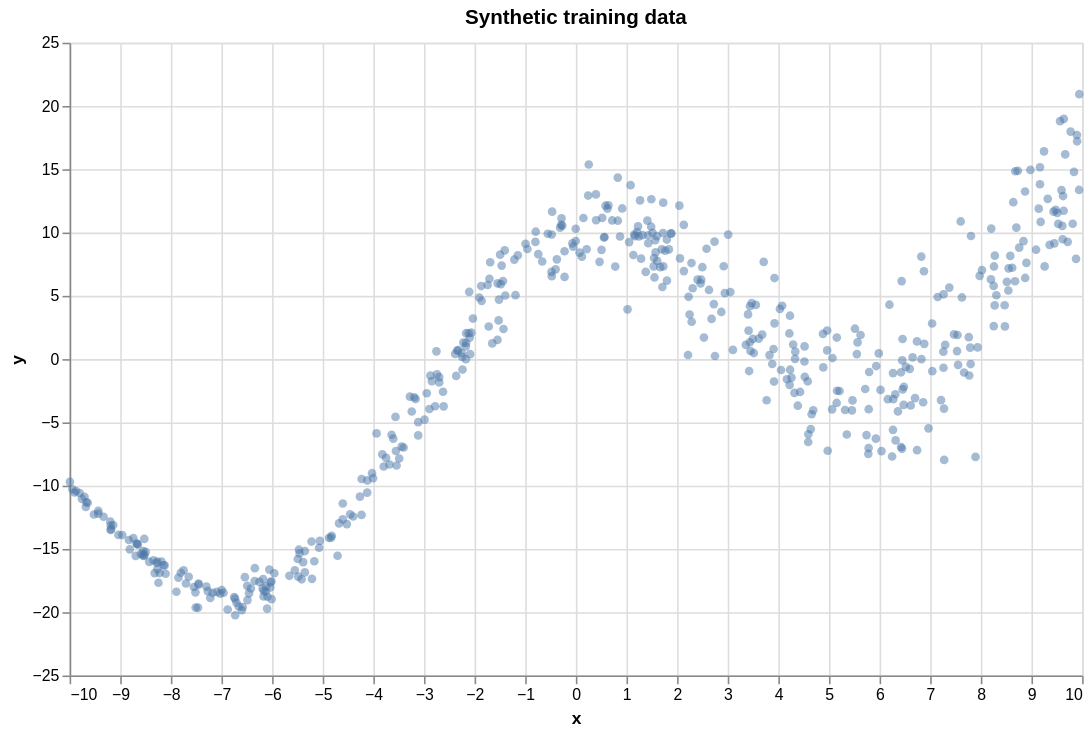

Source (notebook cell):
### Code cell
plot_dataset(data)

### Figure 1 — Vega-Lite specification as saved in the notebook (floating-point values rounded to 4 significant figures; data arrays with more than 128 entries replaced by an {"elided": "..."} marker saying what was removed)
{"config": {"view": {"continuousWidth": 300, "continuousHeight": 300}}, "layer": [{"mark": {"type": "circle", "opacity": 0.5, "size": 30}, "encoding": {"tooltip": [{"field": "x", "type": "quantitative"}, {"field": "y", "type": "quantitative"}], "x": {"field": "x", "title": "x", "type": "quantitative"}, "y": {"field": "y", "title": "y", "type": "quantitative"}}}], "data": {"name": "data-91b70ce8abd4a06824c1a66577ad422a"}, "height": 400, "title": "Synthetic training data", "width": 640, "$schema": "https://vega.github.io/schema/vega-lite/v6.4.1.json", "datasets": {"data-91b70ce8abd4a06824c1a66577ad422a": {"elided": "500 records"}}}
